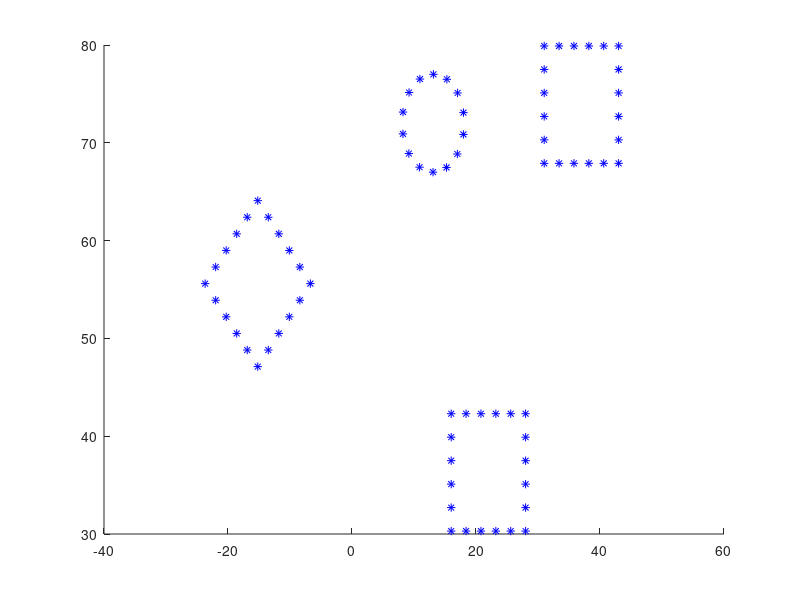

MATLAB code for this plot: (Note: this script raises an error after producing the figure.)
clear;
clear global
load gauntlet_map/map.mat
clf;
hold on;
plot(data(:,1),data(:,2),'b*');
found_circle = false;
while numel(data) > 0
    [x1,x2,y1,y2,inliers_line] = ransacLine(data,50,0.05,3);
    
    if ~found_circle
        [center,radius,inliers_circle] = ransacCircle(data, 500, 0.05);
    end
    
    if found_circle || size(inliers_line,1) > size(inliers_circle,1)
        inliers = inliers_line;
        plot([x1 x2],[y1 y2],'r');
    else
        found_circle = true;
        inliers = inliers_circle;
        viscircles(center,radius,'Color','k')
    end
    plot(inliers(:,1),inliers(:,2),'go');
    drawnow;
    data = setdiff(data,inliers,'rows');
end
hold off;

%%
function [x1,x2,y1,y2,inliers] = ransacLine(data,num_runs,d_perpendicular, d_gap)
    if size(data,1) == 1
        x = data(1);
        y = data(2);
        x1 = x; x2 = x; y1 = y; y2 = y;
        inliers = [x y];
        return
    end
    combinations = nchoosek(1:size(data,1),2);
    combinations = datasample(combinations,min(num_runs,size(combinations,1)),1);
%     combinations = nchoosek(1:length(x),2);
    calculated_lines = table();
    for combination = combinations'
        p1 = data(combination(1),:);
        p2 = data(combination(2),:);
        
        t_hat = (p2 - p1)/norm(p2 - p1);
        n_hat = cross([t_hat 0], [0 0 1]);
        n_hat(3) = [];
        
        inliers = 0;
        inlier_points = [];
        for k = 1:size(data,1)
            ptest = data(k,:);
            d = ptest - p1;
            b = abs(dot(n_hat,d));
            if b < d_perpendicular
                inliers = inliers + 1;
                inlier_points = [inlier_points;ptest];
            end
        end
        % create line to find gaps
        clear x2 y2
        [x1, ~, y1, ~] = calc_endpoints(inlier_points);
        % find gaps
        dist = [];
        for inlier = inlier_points'
            tx = inlier(1);
            ty = inlier(2);
            dist = [dist; sqrt((tx-x1)^2 + (ty-y1)^2)];
        end
        [dist, ii] = sort(dist);
        s_inliers = inlier_points(ii,:);
        dists = [0 diff(dist)'];
        % cluster points
        clusters = {};
        current_cluster = [];
        for i_d = 1:length(dists)
            di = dists(i_d);
            if di < d_gap
                current_cluster = [current_cluster ; s_inliers(i_d, :)];
            else
                if ~isempty(current_cluster)
                    clusters{end+1} = current_cluster;
                end
                current_cluster = [];
            end
            if i_d == length(dists)
                clusters{end+1} = current_cluster;
            end
        end
        
        % choose cluster with most points
        clusters_n = [];
        for i = 1:length(clusters)
            clusters_n(end+1) = size(clusters{i},1);
        end
        
        if isempty(clusters_n)
            % skip appending line if there are no clusters
            continue
        end
        
        % recalculate line from largest cluster
        [inliers,clusters_n_max] = max(clusters_n);
        inlier_points = clusters{clusters_n_max};
        [x1, x2, y1, y2] = calc_endpoints(inlier_points);
        points = [x1, y1, x2, y2];
        
        % return variable to access data outside loop
        stuff = {points inliers {inlier_points}};
        calculated_lines = [calculated_lines; stuff];
    end
    [~,I] = max(calculated_lines.b2);
    x1 = calculated_lines.b1(I,1);
    y1 = calculated_lines.b1(I,2);
    x2 = calculated_lines.b1(I,3);
    y2 = calculated_lines.b1(I,4);
    inliers = cell2mat(calculated_lines.b3(I));
end

% function [x1,x2,y1,y2,inliers] = ransacLine(data,num_runs,d_perpendicular, d_gap)
function [center, radius, inliers] = ransacCircle(data, num_runs, d)
    x = data(:,1);
    y = data(:,2);
    combinations = datasample(nchoosek(1:length(x),3),num_runs);
    calculated_circles = table();
    for combination = combinations'
        rand_1 = combination(1); rand_2 = combination(2); rand_3 = combination(3);
        x1=x(rand_1);y1=y(rand_1);x2=x(rand_2);y2=y(rand_2);x3=x(rand_3);y3=y(rand_3);

        A = [...
            (2*x2)-(2*x1) (2*y2)-(2*y1);...
            (2*x3)-(2*x2) (2*y3)-(2*y2)...
        ]; 

        B=[...
            x2^2 - x1^2 + y2^2 - y1^2;...
            x3^2 - x2^2 + y3^2 - y2^2 ...
        ];
        center = linsolve(A,B);
        r = sqrt((x1-center(1,:)).^2 + (y1-center(2,:)).^2);
        inliers = 0;
        inlier_points = [];
        for j = 1:size(x,1)
            xpoint=x(j); ypoint=y(j);
            rpoint = sqrt((xpoint-center(1,:)).^2 + (ypoint-center(2,:)).^2);
            if rpoint < r+d && rpoint > r-d
                inlier_points = [inlier_points; xpoint ypoint];
                inliers = inliers + 1;
            end
        end
        stuff = {center' r inliers {inlier_points}};
        calculated_circles = [calculated_circles; stuff];
    end
    [~,I] = max(calculated_circles{:,3});
    center = calculated_circles.b1(I,1:2);
    radius = calculated_circles.b2(I);
    inliers = calculated_circles.b4{I};
end

function [x1, x2, y1, y2] = calc_endpoints(points) 
    % create line to find gaps
    [y1, i1] = min(points(:,2));
    [y2, i2] = max(points(:,2));
    if y1 ~= y2
       x1 = points(i1,1);
       x2 = points(i2,1);
    else
        [x1, i1] = min(points(:,1));
        [x2, i2] = max(points(:,1));
        y1 = points(i1,2);
        y2 = points(i2,2);
    end
end